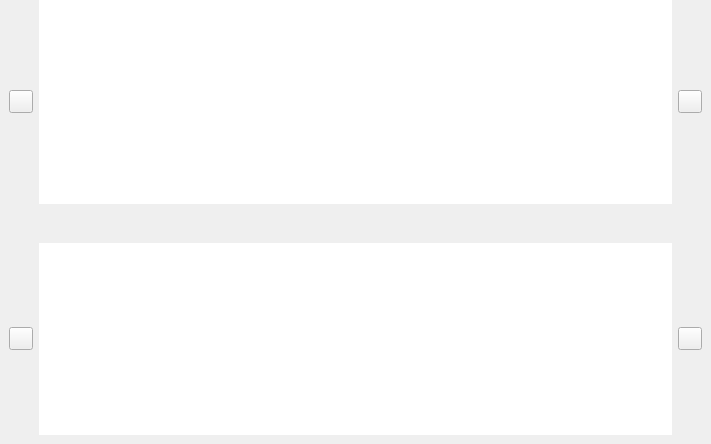
<?xml version="1.0" encoding="UTF-8"?>
<ui version="4.0">
 <class>m_OsdExtFilter</class>
 <widget class="QWidget" name="m_OsdExtFilter">
  <property name="geometry">
   <rect>
    <x>0</x>
    <y>0</y>
    <width>711</width>
    <height>444</height>
   </rect>
  </property>
  <layout class="QVBoxLayout" name="verticalLayout">
   <property name="spacing">
    <number>30</number>
   </property>
   <property name="leftMargin">
    <number>0</number>
   </property>
   <property name="topMargin">
    <number>0</number>
   </property>
   <property name="rightMargin">
    <number>0</number>
   </property>
   <property name="bottomMargin">
    <number>0</number>
   </property>
   <item>
    <widget class="COsdMediaModeContext" name="m_MediaMode" native="true">
     <property name="sizePolicy">
      <sizepolicy hsizetype="Expanding" vsizetype="Preferred">
       <horstretch>0</horstretch>
       <verstretch>0</verstretch>
      </sizepolicy>
     </property>
     <property name="palette">
      <palette>
       <active>
        <colorrole role="WindowText">
         <brush brushstyle="SolidPattern">
          <color alpha="255">
           <red>255</red>
           <green>153</green>
           <blue>51</blue>
          </color>
         </brush>
        </colorrole>
        <colorrole role="Text">
         <brush brushstyle="SolidPattern">
          <color alpha="255">
           <red>255</red>
           <green>153</green>
           <blue>51</blue>
          </color>
         </brush>
        </colorrole>
       </active>
       <inactive>
        <colorrole role="WindowText">
         <brush brushstyle="SolidPattern">
          <color alpha="255">
           <red>255</red>
           <green>153</green>
           <blue>51</blue>
          </color>
         </brush>
        </colorrole>
        <colorrole role="Text">
         <brush brushstyle="SolidPattern">
          <color alpha="255">
           <red>255</red>
           <green>153</green>
           <blue>51</blue>
          </color>
         </brush>
        </colorrole>
       </inactive>
       <disabled>
        <colorrole role="WindowText">
         <brush brushstyle="SolidPattern">
          <color alpha="255">
           <red>120</red>
           <green>120</green>
           <blue>120</blue>
          </color>
         </brush>
        </colorrole>
        <colorrole role="Text">
         <brush brushstyle="SolidPattern">
          <color alpha="255">
           <red>120</red>
           <green>120</green>
           <blue>120</blue>
          </color>
         </brush>
        </colorrole>
       </disabled>
      </palette>
     </property>
     <property name="skinBackground" stdset="0">
      <string notr="true">can_glass=&quot;0&quot; color1=&quot;0x50000000&quot; type=&quot;0&quot;</string>
     </property>
     <property name="buttonsImage" stdset="0">
      <stringlist notr="true">
       <string>img\tree\network-icon.png</string>
       <string>img\tree\network-local-icon.png</string>
       <string>img\tree\records-icon.png</string>
       <string>img\tree\network-icon.png</string>
      </stringlist>
     </property>
     <layout class="QHBoxLayout" name="horizontalLayout_2">
      <property name="topMargin">
       <number>0</number>
      </property>
      <property name="bottomMargin">
       <number>0</number>
      </property>
      <item>
       <widget class="CSkinButton" name="PANEL_UP_BUTTON_ID">
        <property name="sizePolicy">
         <sizepolicy hsizetype="Fixed" vsizetype="Fixed">
          <horstretch>0</horstretch>
          <verstretch>0</verstretch>
         </sizepolicy>
        </property>
        <property name="focusPolicy">
         <enum>Qt::NoFocus</enum>
        </property>
        <property name="text">
         <string notr="true"/>
        </property>
        <property name="autoRepeat">
         <bool>true</bool>
        </property>
        <property name="skinImage" stdset="0">
         <stringlist notr="true">
          <string>src=&quot;img\tree\panelleft.png&quot;</string>
         </stringlist>
        </property>
       </widget>
      </item>
      <item>
       <widget class="CSkinPanel" name="SkinPanel">
        <property name="sizePolicy">
         <sizepolicy hsizetype="Expanding" vsizetype="Expanding">
          <horstretch>0</horstretch>
          <verstretch>0</verstretch>
         </sizepolicy>
        </property>
        <property name="minimumSize">
         <size>
          <width>0</width>
          <height>0</height>
         </size>
        </property>
        <property name="maximumSize">
         <size>
          <width>16777215</width>
          <height>16777215</height>
         </size>
        </property>
        <property name="palette">
         <palette>
          <active>
           <colorrole role="WindowText">
            <brush brushstyle="SolidPattern">
             <color alpha="255">
              <red>255</red>
              <green>153</green>
              <blue>51</blue>
             </color>
            </brush>
           </colorrole>
          </active>
          <inactive>
           <colorrole role="WindowText">
            <brush brushstyle="SolidPattern">
             <color alpha="255">
              <red>255</red>
              <green>153</green>
              <blue>51</blue>
             </color>
            </brush>
           </colorrole>
          </inactive>
          <disabled>
           <colorrole role="WindowText">
            <brush brushstyle="SolidPattern">
             <color alpha="255">
              <red>120</red>
              <green>120</green>
              <blue>120</blue>
             </color>
            </brush>
           </colorrole>
          </disabled>
         </palette>
        </property>
        <property name="font">
         <font>
          <family>Tahoma</family>
          <pointsize>22</pointsize>
          <weight>75</weight>
          <bold>true</bold>
         </font>
        </property>
        <property name="cursor" stdset="0">
         <cursorShape>PointingHandCursor</cursorShape>
        </property>
        <property name="focusPolicy">
         <enum>Qt::NoFocus</enum>
        </property>
        <property name="frameShape">
         <enum>QFrame::NoFrame</enum>
        </property>
        <property name="frameShadow">
         <enum>QFrame::Plain</enum>
        </property>
        <property name="lineWidth">
         <number>0</number>
        </property>
        <property name="verticalScrollBarPolicy">
         <enum>Qt::ScrollBarAlwaysOff</enum>
        </property>
        <property name="horizontalScrollBarPolicy">
         <enum>Qt::ScrollBarAlwaysOff</enum>
        </property>
        <property name="editTriggers">
         <set>QAbstractItemView::NoEditTriggers</set>
        </property>
        <property name="showDropIndicator" stdset="0">
         <bool>false</bool>
        </property>
        <property name="dragEnabled">
         <bool>false</bool>
        </property>
        <property name="dragDropMode">
         <enum>QAbstractItemView::DropOnly</enum>
        </property>
        <property name="defaultDropAction">
         <enum>Qt::IgnoreAction</enum>
        </property>
        <property name="selectionMode">
         <enum>QAbstractItemView::NoSelection</enum>
        </property>
        <property name="verticalScrollMode">
         <enum>QAbstractItemView::ScrollPerPixel</enum>
        </property>
        <property name="horizontalScrollMode">
         <enum>QAbstractItemView::ScrollPerPixel</enum>
        </property>
        <property name="flow">
         <enum>QListView::LeftToRight</enum>
        </property>
        <property name="spacing">
         <number>1</number>
        </property>
        <property name="uniformItemSizes">
         <bool>true</bool>
        </property>
        <property name="skinItemSize" stdset="0">
         <size>
          <width>250</width>
          <height>60</height>
         </size>
        </property>
        <property name="skinBaseSize" stdset="0">
         <size>
          <width>0</width>
          <height>60</height>
         </size>
        </property>
        <property name="skinImage" stdset="0">
         <stringlist notr="true">
          <string>src=&quot;img\osd\mediamodeback.png&quot;</string>
          <string>src=&quot;img\osd\mediamodebackpress.png&quot;</string>
         </stringlist>
        </property>
        <property name="textRect" stdset="0">
         <rect>
          <x>20</x>
          <y>0</y>
          <width>250</width>
          <height>55</height>
         </rect>
        </property>
        <property name="textAlignment" stdset="0">
         <number>132</number>
        </property>
        <property name="glow" stdset="0">
         <string>glow=&quot;3.2&quot; color=&quot;0x901F1F40&quot;</string>
        </property>
        <property name="imgRect" stdset="0">
         <rect>
          <x>6</x>
          <y>4</y>
          <width>50</width>
          <height>50</height>
         </rect>
        </property>
       </widget>
      </item>
      <item>
       <widget class="CSkinButton" name="PANEL_DOWN_BUTTON_ID">
        <property name="sizePolicy">
         <sizepolicy hsizetype="Fixed" vsizetype="Fixed">
          <horstretch>0</horstretch>
          <verstretch>0</verstretch>
         </sizepolicy>
        </property>
        <property name="focusPolicy">
         <enum>Qt::NoFocus</enum>
        </property>
        <property name="text">
         <string notr="true"/>
        </property>
        <property name="autoRepeat">
         <bool>true</bool>
        </property>
        <property name="skinImage" stdset="0">
         <stringlist>
          <string>src=&quot;img\tree\panelright.png&quot;</string>
         </stringlist>
        </property>
       </widget>
      </item>
     </layout>
    </widget>
   </item>
   <item>
    <widget class="COsdExtFilterContext" name="m_ExtFilter" native="true">
     <property name="sizePolicy">
      <sizepolicy hsizetype="Preferred" vsizetype="Preferred">
       <horstretch>0</horstretch>
       <verstretch>0</verstretch>
      </sizepolicy>
     </property>
     <property name="acceptDrops">
      <bool>false</bool>
     </property>
     <property name="skinBackground" stdset="0">
      <string notr="true">can_glass=&quot;0&quot; color1=&quot;0x50000000&quot; type=&quot;0&quot;</string>
     </property>
     <property name="buttonsImage" stdset="0">
      <stringlist notr="true">
       <string>img\tree\selectall.png</string>
      </stringlist>
     </property>
     <layout class="QHBoxLayout" name="horizontalLayout">
      <item>
       <widget class="CSkinButton" name="PANEL_UP_BUTTON_ID">
        <property name="sizePolicy">
         <sizepolicy hsizetype="Fixed" vsizetype="Fixed">
          <horstretch>0</horstretch>
          <verstretch>0</verstretch>
         </sizepolicy>
        </property>
        <property name="focusPolicy">
         <enum>Qt::NoFocus</enum>
        </property>
        <property name="contextMenuPolicy">
         <enum>Qt::CustomContextMenu</enum>
        </property>
        <property name="text">
         <string notr="true"/>
        </property>
        <property name="autoRepeat">
         <bool>true</bool>
        </property>
        <property name="skinImage" stdset="0">
         <stringlist>
          <string>src=&quot;img\tree\panelleft.png&quot;</string>
         </stringlist>
        </property>
       </widget>
      </item>
      <item>
       <widget class="CSkinPanel" name="SkinPanel">
        <property name="sizePolicy">
         <sizepolicy hsizetype="Expanding" vsizetype="Expanding">
          <horstretch>0</horstretch>
          <verstretch>0</verstretch>
         </sizepolicy>
        </property>
        <property name="palette">
         <palette>
          <active>
           <colorrole role="WindowText">
            <brush brushstyle="SolidPattern">
             <color alpha="255">
              <red>248</red>
              <green>248</green>
              <blue>248</blue>
             </color>
            </brush>
           </colorrole>
           <colorrole role="Text">
            <brush brushstyle="SolidPattern">
             <color alpha="255">
              <red>247</red>
              <green>247</green>
              <blue>247</blue>
             </color>
            </brush>
           </colorrole>
          </active>
          <inactive>
           <colorrole role="WindowText">
            <brush brushstyle="SolidPattern">
             <color alpha="255">
              <red>248</red>
              <green>248</green>
              <blue>248</blue>
             </color>
            </brush>
           </colorrole>
           <colorrole role="Text">
            <brush brushstyle="SolidPattern">
             <color alpha="255">
              <red>247</red>
              <green>247</green>
              <blue>247</blue>
             </color>
            </brush>
           </colorrole>
          </inactive>
          <disabled>
           <colorrole role="WindowText">
            <brush brushstyle="SolidPattern">
             <color alpha="255">
              <red>120</red>
              <green>120</green>
              <blue>120</blue>
             </color>
            </brush>
           </colorrole>
           <colorrole role="Text">
            <brush brushstyle="SolidPattern">
             <color alpha="255">
              <red>120</red>
              <green>120</green>
              <blue>120</blue>
             </color>
            </brush>
           </colorrole>
          </disabled>
         </palette>
        </property>
        <property name="font">
         <font>
          <family>Tahoma</family>
          <pointsize>26</pointsize>
          <weight>75</weight>
          <bold>true</bold>
          <stylestrategy>PreferAntialias</stylestrategy>
         </font>
        </property>
        <property name="focusPolicy">
         <enum>Qt::NoFocus</enum>
        </property>
        <property name="acceptDrops">
         <bool>true</bool>
        </property>
        <property name="frameShape">
         <enum>QFrame::NoFrame</enum>
        </property>
        <property name="frameShadow">
         <enum>QFrame::Plain</enum>
        </property>
        <property name="lineWidth">
         <number>0</number>
        </property>
        <property name="verticalScrollBarPolicy">
         <enum>Qt::ScrollBarAlwaysOff</enum>
        </property>
        <property name="horizontalScrollBarPolicy">
         <enum>Qt::ScrollBarAlwaysOff</enum>
        </property>
        <property name="editTriggers">
         <set>QAbstractItemView::NoEditTriggers</set>
        </property>
        <property name="showDropIndicator" stdset="0">
         <bool>true</bool>
        </property>
        <property name="dragEnabled">
         <bool>true</bool>
        </property>
        <property name="dragDropMode">
         <enum>QAbstractItemView::DragDrop</enum>
        </property>
        <property name="defaultDropAction">
         <enum>Qt::IgnoreAction</enum>
        </property>
        <property name="selectionMode">
         <enum>QAbstractItemView::SingleSelection</enum>
        </property>
        <property name="textElideMode">
         <enum>Qt::ElideNone</enum>
        </property>
        <property name="verticalScrollMode">
         <enum>QAbstractItemView::ScrollPerPixel</enum>
        </property>
        <property name="horizontalScrollMode">
         <enum>QAbstractItemView::ScrollPerPixel</enum>
        </property>
        <property name="flow">
         <enum>QListView::LeftToRight</enum>
        </property>
        <property name="uniformItemSizes">
         <bool>true</bool>
        </property>
        <property name="selectionRectVisible">
         <bool>false</bool>
        </property>
        <property name="skinItemSize" stdset="0">
         <size>
          <width>189</width>
          <height>244</height>
         </size>
        </property>
        <property name="skinBaseSize" stdset="0">
         <size>
          <width>0</width>
          <height>244</height>
         </size>
        </property>
        <property name="skinImage" stdset="0">
         <stringlist notr="true">
          <string>src=&quot;img\tree\treeleftside2.png&quot;</string>
          <string>src=&quot;img\tree\treeleftsidepress2.png&quot;</string>
         </stringlist>
        </property>
        <property name="textRect" stdset="0">
         <rect>
          <x>0</x>
          <y>200</y>
          <width>188</width>
          <height>36</height>
         </rect>
        </property>
        <property name="textAlignment" stdset="0">
         <number>132</number>
        </property>
        <property name="glow" stdset="0">
         <string>glow=&quot;3.2&quot; color=&quot;0x901F1F40&quot;</string>
        </property>
        <property name="extTextRect" stdset="0">
         <rect>
          <x>0</x>
          <y>150</y>
          <width>168</width>
          <height>28</height>
         </rect>
        </property>
        <property name="extTextColor" stdset="0">
         <color alpha="176">
          <red>240</red>
          <green>240</green>
          <blue>240</blue>
         </color>
        </property>
        <property name="glowExtText" stdset="0">
         <string>glow=&quot;4&quot; color=&quot;0xC0101010&quot; samples=&quot;3&quot; indent=&quot;0&quot;</string>
        </property>
        <property name="extTextAlignment" stdset="0">
         <number>2</number>
        </property>
        <property name="extTextFont" stdset="0">
         <font>
          <family>Tahoma</family>
          <pointsize>20</pointsize>
          <weight>50</weight>
          <bold>false</bold>
          <stylestrategy>PreferAntialias</stylestrategy>
         </font>
        </property>
        <property name="imgRect" stdset="0">
         <rect>
          <x>32</x>
          <y>32</y>
          <width>120</width>
          <height>120</height>
         </rect>
        </property>
       </widget>
      </item>
      <item>
       <widget class="CSkinButton" name="PANEL_DOWN_BUTTON_ID">
        <property name="sizePolicy">
         <sizepolicy hsizetype="Fixed" vsizetype="Fixed">
          <horstretch>0</horstretch>
          <verstretch>0</verstretch>
         </sizepolicy>
        </property>
        <property name="focusPolicy">
         <enum>Qt::NoFocus</enum>
        </property>
        <property name="text">
         <string notr="true"/>
        </property>
        <property name="autoRepeat">
         <bool>true</bool>
        </property>
        <property name="skinImage" stdset="0">
         <stringlist>
          <string>src=&quot;img\tree\panelright.png&quot;</string>
         </stringlist>
        </property>
       </widget>
      </item>
     </layout>
    </widget>
   </item>
  </layout>
 </widget>
 <customwidgets>
  <customwidget>
   <class>CSkinButton</class>
   <extends>QToolButton</extends>
   <header>skinbutton.h</header>
  </customwidget>
  <customwidget>
   <class>CSkinPanel</class>
   <extends>QListView</extends>
   <header>SkinPanel.h</header>
  </customwidget>
  <customwidget>
   <class>COsdExtFilterContext</class>
   <extends>QWidget</extends>
   <header>OsdExtFilterContext.h</header>
   <container>1</container>
  </customwidget>
  <customwidget>
   <class>COsdMediaModeContext</class>
   <extends>QWidget</extends>
   <header>OsdMediaModeContext.h</header>
   <container>1</container>
  </customwidget>
 </customwidgets>
 <resources/>
 <connections/>
</ui>
